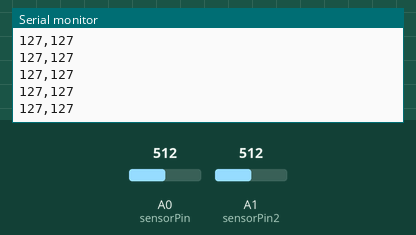
This sketch was run on a simulated Arduino Uno, built with avr-gcc and run on an emulated ATmega328P. On the bench: the last lines printed to the serial monitor. Inputs (shaded band) come from the test bench; at power-on: A0 (sensorPin) = 512, A1 (sensorPin2) = 512.

Above: at 1.2 s.
1.3 s: A0 (sensorPin) set to 716
At 1.31 s:
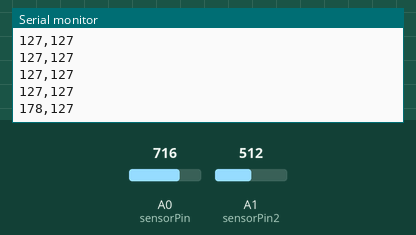
2.8 s: A1 (sensorPin2) set to 716
At 2.82 s:
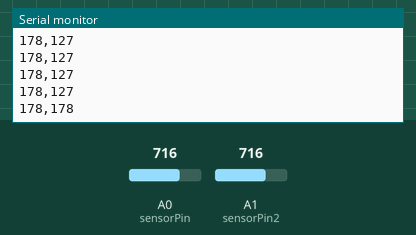
4.3 s: A0 (sensorPin) set to 900
At 4.33 s:
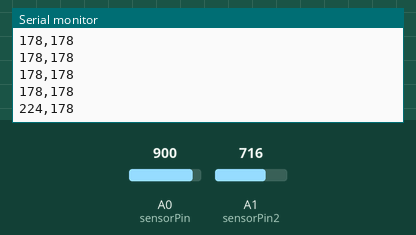
5.8 s: A1 (sensorPin2) set to 900
At 5.84 s:
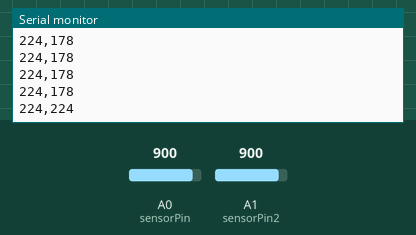
Timing chart, 0 to 8.3 s (numbered marks = the images above; inputs shaded):
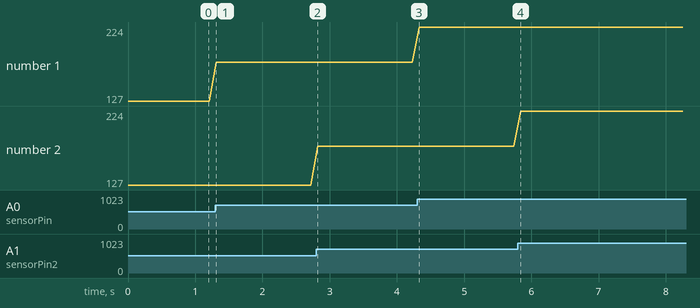

The sketch:

Arduino_Serial_Processing.ino
```cpp
const int sensorPin = 0;
const int sensorPin2 = 1;

void setup(){
 Serial.begin(9600);

}

void loop(){
  int l = map(analogRead(sensorPin),0,1023,0,255);
  int l2 = map(analogRead(sensorPin2),0,1023,0,255);
  Serial.print(l);
  Serial.print(",");
  Serial.println(l2);
  delay(100);

}
```

Measured:
- after the input at 1.3 s, the serial monitor: prints a new line at once (image 1)
- after the input at 2.8 s, the serial monitor: prints a new line at once (image 2)
- after the input at 4.3 s, the serial monitor: prints a new line at once (image 3)
- after the input at 5.8 s, the serial monitor: prints a new line at once (image 4)
- plotted number 1: 127 → 178 after the input at 1.3 s, 178 → 224 after the input at 4.3 s
